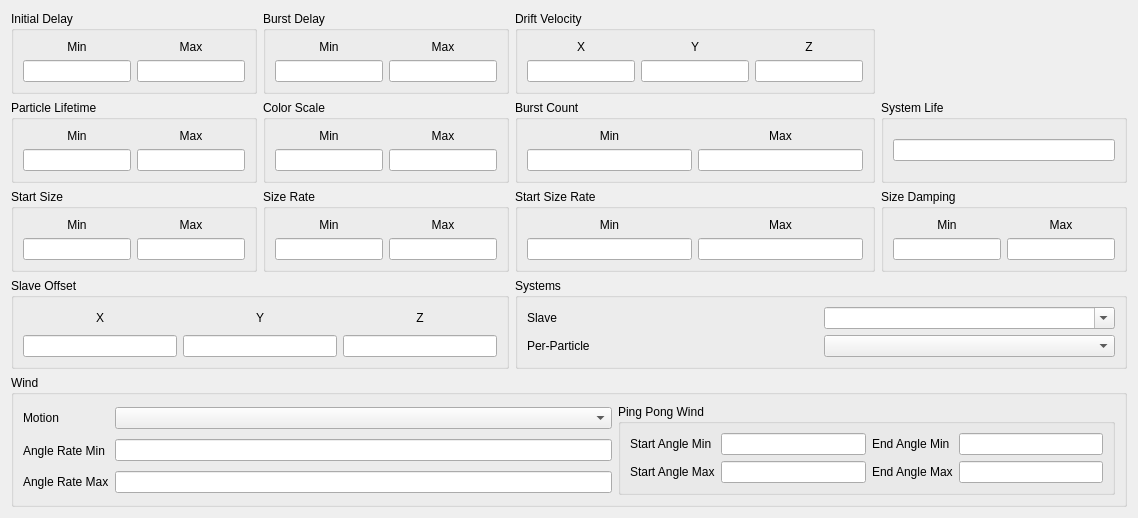
<?xml version="1.0" encoding="UTF-8"?>
<ui version="4.0">
 <class>MoreParmsDialog</class>
 <widget class="QDialog" name="MoreParmsDialog">
  <property name="windowTitle">
   <string>More Parameters</string>
  </property>
  <layout class="QVBoxLayout" name="rootLayout">
   <item>
    <layout class="QGridLayout" name="topLayout">
     <item row="0" column="0">
      <widget class="QGroupBox" name="InitialDelayGroup">
       <property name="title">
        <string>Initial Delay</string>
       </property>
       <layout class="QGridLayout" name="initialDelayLayout">
        <item row="0" column="0">
         <widget class="QLabel" name="labelInitialDelayMin"><property name="text"><string>Min</string></property><property name="alignment"><set>Qt::AlignCenter</set></property></widget>
        </item>
        <item row="0" column="1">
         <widget class="QLabel" name="labelInitialDelayMax"><property name="text"><string>Max</string></property><property name="alignment"><set>Qt::AlignCenter</set></property></widget>
        </item>
        <item row="1" column="0">
         <widget class="QLineEdit" name="InitialDelayMin"/>
        </item>
        <item row="1" column="1">
         <widget class="QLineEdit" name="InitialDelayMax"/>
        </item>
       </layout>
      </widget>
     </item>
     <item row="0" column="1">
      <widget class="QGroupBox" name="BurstDelayGroup">
       <property name="title">
        <string>Burst Delay</string>
       </property>
       <layout class="QGridLayout" name="burstDelayLayout">
        <item row="0" column="0">
         <widget class="QLabel" name="labelBurstDelayMin"><property name="text"><string>Min</string></property><property name="alignment"><set>Qt::AlignCenter</set></property></widget>
        </item>
        <item row="0" column="1">
         <widget class="QLabel" name="labelBurstDelayMax"><property name="text"><string>Max</string></property><property name="alignment"><set>Qt::AlignCenter</set></property></widget>
        </item>
        <item row="1" column="0">
         <widget class="QLineEdit" name="BurstDelayMin"/>
        </item>
        <item row="1" column="1">
         <widget class="QLineEdit" name="BurstDelayMax"/>
        </item>
       </layout>
      </widget>
     </item>
     <item row="0" column="2">
      <widget class="QGroupBox" name="DriftVelocityGroup">
       <property name="title">
        <string>Drift Velocity</string>
       </property>
       <layout class="QGridLayout" name="driftVelocityLayout">
        <item row="0" column="0">
         <widget class="QLabel" name="labelDriftVelocityX"><property name="text"><string>X</string></property><property name="alignment"><set>Qt::AlignCenter</set></property></widget>
        </item>
        <item row="0" column="1">
         <widget class="QLabel" name="labelDriftVelocityY"><property name="text"><string>Y</string></property><property name="alignment"><set>Qt::AlignCenter</set></property></widget>
        </item>
        <item row="0" column="2">
         <widget class="QLabel" name="labelDriftVelocityZ"><property name="text"><string>Z</string></property><property name="alignment"><set>Qt::AlignCenter</set></property></widget>
        </item>
        <item row="1" column="0">
         <widget class="QLineEdit" name="DriftVelocityX"/>
        </item>
        <item row="1" column="1">
         <widget class="QLineEdit" name="DriftVelocityY"/>
        </item>
        <item row="1" column="2">
         <widget class="QLineEdit" name="DriftVelocityZ"/>
        </item>
       </layout>
      </widget>
     </item>
     <item row="1" column="0">
      <widget class="QGroupBox" name="ParticleLifetimeGroup">
       <property name="title">
        <string>Particle Lifetime</string>
       </property>
       <layout class="QGridLayout" name="particleLifetimeLayout">
        <item row="0" column="0">
         <widget class="QLabel" name="labelParticleLifetimeMin"><property name="text"><string>Min</string></property><property name="alignment"><set>Qt::AlignCenter</set></property></widget>
        </item>
        <item row="0" column="1">
         <widget class="QLabel" name="labelParticleLifetimeMax"><property name="text"><string>Max</string></property><property name="alignment"><set>Qt::AlignCenter</set></property></widget>
        </item>
        <item row="1" column="0">
         <widget class="QLineEdit" name="ParticleLifetimeMin"/>
        </item>
        <item row="1" column="1">
         <widget class="QLineEdit" name="ParticleLifetimeMax"/>
        </item>
       </layout>
      </widget>
     </item>
     <item row="1" column="1">
      <widget class="QGroupBox" name="ColorScaleGroup">
       <property name="title">
        <string>Color Scale</string>
       </property>
       <layout class="QGridLayout" name="colorScaleLayout">
        <item row="0" column="0">
         <widget class="QLabel" name="labelColorScaleMin"><property name="text"><string>Min</string></property><property name="alignment"><set>Qt::AlignCenter</set></property></widget>
        </item>
        <item row="0" column="1">
         <widget class="QLabel" name="labelColorScaleMax"><property name="text"><string>Max</string></property><property name="alignment"><set>Qt::AlignCenter</set></property></widget>
        </item>
        <item row="1" column="0">
         <widget class="QLineEdit" name="ColorScaleMin"/>
        </item>
        <item row="1" column="1">
         <widget class="QLineEdit" name="ColorScaleMax"/>
        </item>
       </layout>
      </widget>
     </item>
     <item row="1" column="2">
      <widget class="QGroupBox" name="BurstCountGroup">
       <property name="title">
        <string>Burst Count</string>
       </property>
       <layout class="QGridLayout" name="burstCountLayout">
        <item row="0" column="0">
         <widget class="QLabel" name="labelBurstCountMin"><property name="text"><string>Min</string></property><property name="alignment"><set>Qt::AlignCenter</set></property></widget>
        </item>
        <item row="0" column="1">
         <widget class="QLabel" name="labelBurstCountMax"><property name="text"><string>Max</string></property><property name="alignment"><set>Qt::AlignCenter</set></property></widget>
        </item>
        <item row="1" column="0">
         <widget class="QLineEdit" name="BurstCountMin"/>
        </item>
        <item row="1" column="1">
         <widget class="QLineEdit" name="BurstCountMax"/>
        </item>
       </layout>
      </widget>
     </item>
     <item row="1" column="3">
      <widget class="QGroupBox" name="SystemLifeGroup">
       <property name="title">
        <string>System Life</string>
       </property>
       <layout class="QGridLayout" name="systemLifeLayout">
        <item row="0" column="0">
         <widget class="QLineEdit" name="SystemLifetime"/>
        </item>
       </layout>
      </widget>
     </item>
     <item row="2" column="0">
      <widget class="QGroupBox" name="StartSizeGroup">
       <property name="title">
        <string>Start Size</string>
       </property>
       <layout class="QGridLayout" name="startSizeLayout">
        <item row="0" column="0">
         <widget class="QLabel" name="labelSizeMin"><property name="text"><string>Min</string></property><property name="alignment"><set>Qt::AlignCenter</set></property></widget>
        </item>
        <item row="0" column="1">
         <widget class="QLabel" name="labelSizeMax"><property name="text"><string>Max</string></property><property name="alignment"><set>Qt::AlignCenter</set></property></widget>
        </item>
        <item row="1" column="0">
         <widget class="QLineEdit" name="SizeMin"/>
        </item>
        <item row="1" column="1">
         <widget class="QLineEdit" name="SizeMax"/>
        </item>
       </layout>
      </widget>
     </item>
     <item row="2" column="1">
      <widget class="QGroupBox" name="SizeRateGroup">
       <property name="title">
        <string>Size Rate</string>
       </property>
       <layout class="QGridLayout" name="sizeRateLayout">
        <item row="0" column="0">
         <widget class="QLabel" name="labelSizeRateMin"><property name="text"><string>Min</string></property><property name="alignment"><set>Qt::AlignCenter</set></property></widget>
        </item>
        <item row="0" column="1">
         <widget class="QLabel" name="labelSizeRateMax"><property name="text"><string>Max</string></property><property name="alignment"><set>Qt::AlignCenter</set></property></widget>
        </item>
        <item row="1" column="0">
         <widget class="QLineEdit" name="SizeRateMin"/>
        </item>
        <item row="1" column="1">
         <widget class="QLineEdit" name="SizeRateMax"/>
        </item>
       </layout>
      </widget>
     </item>
     <item row="2" column="2">
      <widget class="QGroupBox" name="StartSizeRateGroup">
       <property name="title">
        <string>Start Size Rate</string>
       </property>
       <layout class="QGridLayout" name="startSizeRateLayout">
        <item row="0" column="0">
         <widget class="QLabel" name="labelStartSizeRateMin"><property name="text"><string>Min</string></property><property name="alignment"><set>Qt::AlignCenter</set></property></widget>
        </item>
        <item row="0" column="1">
         <widget class="QLabel" name="labelStartSizeRateMax"><property name="text"><string>Max</string></property><property name="alignment"><set>Qt::AlignCenter</set></property></widget>
        </item>
        <item row="1" column="0">
         <widget class="QLineEdit" name="StartSizeRateMin"/>
        </item>
        <item row="1" column="1">
         <widget class="QLineEdit" name="StartSizeRateMax"/>
        </item>
       </layout>
      </widget>
     </item>
     <item row="2" column="3">
      <widget class="QGroupBox" name="SizeDampingGroup">
       <property name="title">
        <string>Size Damping</string>
       </property>
       <layout class="QGridLayout" name="sizeDampingLayout">
        <item row="0" column="0">
         <widget class="QLabel" name="labelSizeDampingMin"><property name="text"><string>Min</string></property><property name="alignment"><set>Qt::AlignCenter</set></property></widget>
        </item>
        <item row="0" column="1">
         <widget class="QLabel" name="labelSizeDampingMax"><property name="text"><string>Max</string></property><property name="alignment"><set>Qt::AlignCenter</set></property></widget>
        </item>
        <item row="1" column="0">
         <widget class="QLineEdit" name="SizeDampingMin"/>
        </item>
        <item row="1" column="1">
         <widget class="QLineEdit" name="SizeDampingMax"/>
        </item>
       </layout>
      </widget>
     </item>
     <item row="3" column="0" colspan="2">
      <widget class="QGroupBox" name="SlaveOffsetGroup">
       <property name="title">
        <string>Slave Offset</string>
       </property>
       <layout class="QGridLayout" name="slaveOffsetLayout">
        <item row="0" column="0">
         <widget class="QLabel" name="labelSlaveOffsetX"><property name="text"><string>X</string></property><property name="alignment"><set>Qt::AlignCenter</set></property></widget>
        </item>
        <item row="0" column="1">
         <widget class="QLabel" name="labelSlaveOffsetY"><property name="text"><string>Y</string></property><property name="alignment"><set>Qt::AlignCenter</set></property></widget>
        </item>
        <item row="0" column="2">
         <widget class="QLabel" name="labelSlaveOffsetZ"><property name="text"><string>Z</string></property><property name="alignment"><set>Qt::AlignCenter</set></property></widget>
        </item>
        <item row="1" column="0">
         <widget class="QLineEdit" name="SlaveOffsetX"/>
        </item>
        <item row="1" column="1">
         <widget class="QLineEdit" name="SlaveOffsetY"/>
        </item>
        <item row="1" column="2">
         <widget class="QLineEdit" name="SlaveOffsetZ"/>
        </item>
       </layout>
      </widget>
     </item>
     <item row="3" column="2" colspan="2">
      <widget class="QGroupBox" name="SystemsGroup">
       <property name="title">
        <string>Systems</string>
       </property>
       <layout class="QGridLayout" name="systemsLayout">
        <item row="0" column="0">
         <widget class="QLabel" name="labelSlaveSystem"><property name="text"><string>Slave</string></property></widget>
        </item>
        <item row="0" column="1">
         <widget class="QComboBox" name="SlaveSystem">
          <property name="editable"><bool>true</bool></property>
         </widget>
        </item>
        <item row="1" column="0">
         <widget class="QLabel" name="labelPerParticleSystem"><property name="text"><string>Per-Particle</string></property></widget>
        </item>
        <item row="1" column="1">
         <widget class="QComboBox" name="PerParticleSystem">
          <property name="editable"><bool>false</bool></property>
         </widget>
        </item>
       </layout>
      </widget>
     </item>
     <item row="4" column="0" colspan="4">
      <widget class="QGroupBox" name="WindGroup">
       <property name="title">
        <string>Wind</string>
       </property>
       <layout class="QGridLayout" name="windLayout">
        <item row="0" column="0">
         <widget class="QLabel" name="labelWindMotion"><property name="text"><string>Motion</string></property></widget>
        </item>
        <item row="0" column="1">
         <widget class="QComboBox" name="WindMotion">
          <property name="editable"><bool>false</bool></property>
         </widget>
        </item>
        <item row="1" column="0">
         <widget class="QLabel" name="labelWindAngleChangeMin"><property name="text"><string>Angle Rate Min</string></property></widget>
        </item>
        <item row="1" column="1">
         <widget class="QLineEdit" name="WindAngleChangeMin"/>
        </item>
        <item row="2" column="0">
         <widget class="QLabel" name="labelWindAngleChangeMax"><property name="text"><string>Angle Rate Max</string></property></widget>
        </item>
        <item row="2" column="1">
         <widget class="QLineEdit" name="WindAngleChangeMax"/>
        </item>
        <item row="0" column="2" rowspan="3">
         <widget class="QGroupBox" name="PingPongWindGroup">
          <property name="title">
           <string>Ping Pong Wind</string>
          </property>
          <layout class="QGridLayout" name="pingPongWindLayout">
           <item row="0" column="0">
            <widget class="QLabel" name="labelWindPingPongStartAngleMin"><property name="text"><string>Start Angle Min</string></property></widget>
           </item>
           <item row="0" column="1">
            <widget class="QLineEdit" name="WindPingPongStartAngleMin"/>
           </item>
           <item row="1" column="0">
            <widget class="QLabel" name="labelWindPingPongStartAngleMax"><property name="text"><string>Start Angle Max</string></property></widget>
           </item>
           <item row="1" column="1">
            <widget class="QLineEdit" name="WindPingPongStartAngleMax"/>
           </item>
           <item row="0" column="2">
            <widget class="QLabel" name="labelWindPingPongEndAngleMin"><property name="text"><string>End Angle Min</string></property></widget>
           </item>
           <item row="0" column="3">
            <widget class="QLineEdit" name="WindPingPongEndAngleMin"/>
           </item>
           <item row="1" column="2">
            <widget class="QLabel" name="labelWindPingPongEndAngleMax"><property name="text"><string>End Angle Max</string></property></widget>
           </item>
           <item row="1" column="3">
            <widget class="QLineEdit" name="WindPingPongEndAngleMax"/>
           </item>
          </layout>
         </widget>
        </item>
       </layout>
      </widget>
     </item>
    </layout>
   </item>
  </layout>
 </widget>
 <resources/>
 <connections/>
</ui>
